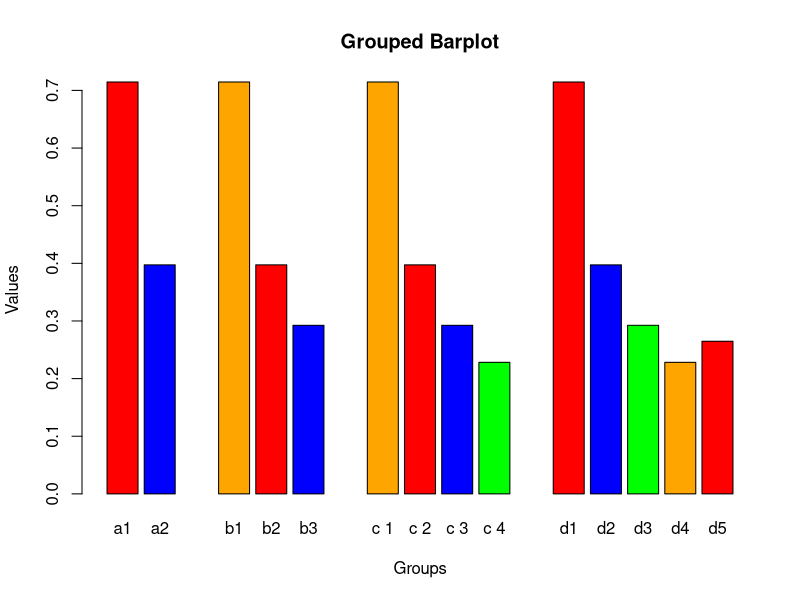

This chart was generated by the following R code:
## ---- chunk 1
knitr::opts_chunk$set(echo = TRUE)
## ---- chunk 2
library(deSolve)
## ---- chunk 3
# Parameters
#parameters <- c(nf = 1, nq = 0.5, nr = 0.5, ns = 0.5, 
#                lambda.n = 0.75, lambda.q = 7.5e-3, 
#                lambda.r = 7.575e-3, lambda.s = 0.0375, 
#                m = 1, L1 = 0.000365, t = 1, A = 1, dm = 5.102041e-12, 
#                dn = 1e-9, p1 = 2e-7, p2 = 1e-6-1e-5, p3 = 1e-3, p4 = 1e-2,
#                y = 0.00005, nabla = 0, alfa = 1.01, f = 1e-11, b = 0,
#                n = 1, s = 1, r = 1, q = 1)

parameters <- c(
  lambda.n = 0.75, lambda.q = 7.5e-3, lambda.r = 7.575e-3, lambda.s = 0.0375,
  nf = 1, nq = 0.5, nr = 0.5, ns = 0.5,
  L1 = 0.000365,
  dm = 5.102041e-12, dn = 1e-9,
  p1 = 2e-7, p2 = 5e-6, p3 = 1e-3, p4 = 1e-2,
  y = 0.00005, b = 0, nabla = 0, alfa = 1.01,
  x = 0)

# Tijdssequentie
times <- 12:90

# Initiële waardes
initial.values <- c(f = 1e-11, q = 0, r = 0, s = 0, n = 0, m = 0)
## ---- chunk 4
verandering <- function (time, parameters, initial.values) {
  with(as.list(c(parameters, initial.values)),{
    A <- n+f+q+r+s
    # Vergelijkingen
    df.dt <- - (nf * m * f) - (L1 * f)
    dq.dt <- (lambda.q * q * (1 - A)) - (nq * n * q) + (L1 * f) - (p2 * q)
    dr.dt <- (lambda.r * r * (1 - A)) - (nr * n * r) + (p2 * q) - (p3 * r)
    ds.dt <- (lambda.s * s * (1 - A)) - (ns * n * s) + (p3 * r) - (p4 * s)
    d.accent.n.dt <- (lambda.n * n * (1 - A)) + (dn * x) - (y * x * (n * x * f)) + (p4 * s)
    d.accent.m.dt <- (dm * x) + (alfa * n * (1 - m)) - (b * m)
    
    
    # Retourneren van de initiële waardes
    return(list(c(df.dt, dq.dt, dr.dt, ds.dt, d.accent.n.dt, d.accent.m.dt)))
  })
}
## ---- chunk 5
out <- ode(y = initial.values, times = times, func = verandering, parms = parameters)


f <- out[,"f"]
q <- out[,"q"]
r <- out[,"r"]
s <- out[,"s"]
n <- out[,"n"]
  
normalized_values.f <- (f - min(f)) / (max(f) - min(f))
normalized_values.q <- (q - min(q)) / (max(q) - min(q))
normalized_values.r <- (r - min(r)) / (max(r) - min(r))
normalized_values.s <- (s - min(s)) / (max(s) - min(s))
normalized_values.n <- (n - min(n)) / (max(n) - min(n))


sum.f <- as.numeric(summary(normalized_values.f))[4]
sum.q <- as.numeric(summary(normalized_values.q))[4]
sum.r <- as.numeric(summary(normalized_values.r))[4]
sum.s <- as.numeric(summary(normalized_values.s))[4]
sum.n <- as.numeric(summary(normalized_values.n))[4]

a <- c(sum.f, sum.q)
b <- c(sum.f, sum.q, sum.r)
c <- c(sum.f, sum.q, sum.r, sum.s)
d <- c(sum.f, sum.q, sum.r, sum.s, sum.n)

a
b
c
d

## ---- chunk 6
# Define the data for the barplot
data <- c("a" = matrix(a), NA,  "b" = matrix(b, byrow = T), NA, "c " = matrix(c, byrow = T), NA, "d" = matrix(d, byrow = T))

# Create the grouped barplot
barplot(data, col = c("red", "blue", "green", "orange"),
        main = "Grouped Barplot", xlab = "Groups", ylab = "Values",
        legend.text = colnames(data), args.legend = list(x = "topright"))

# Add a legend
#legend("topright", legend = colnames(data), fill = c("red", "blue", "green", "orange"))
